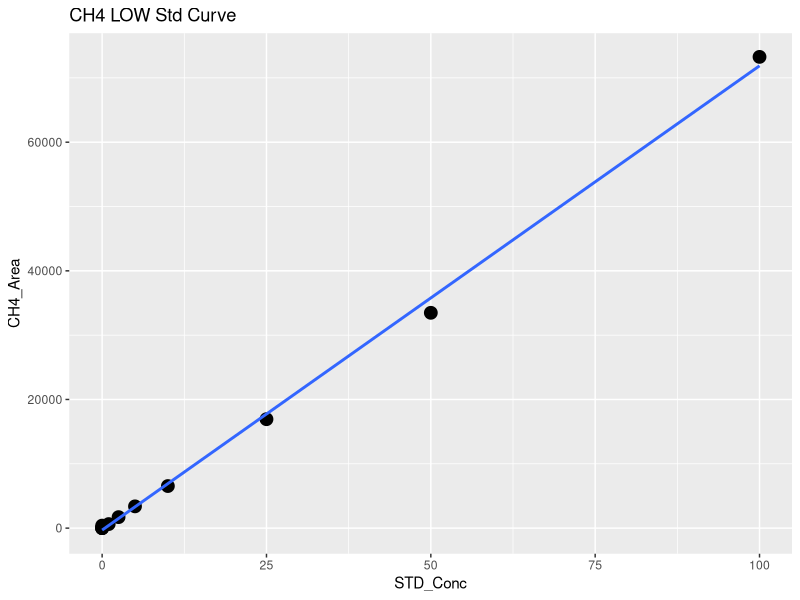
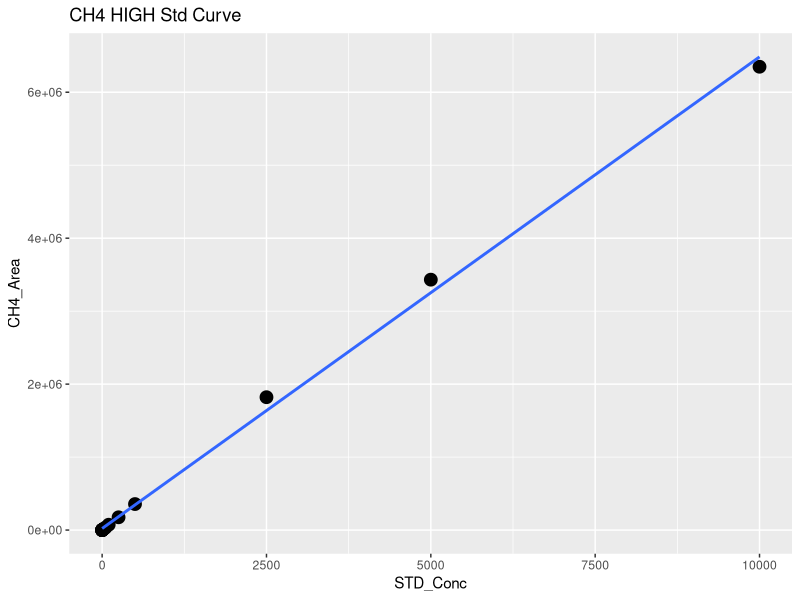
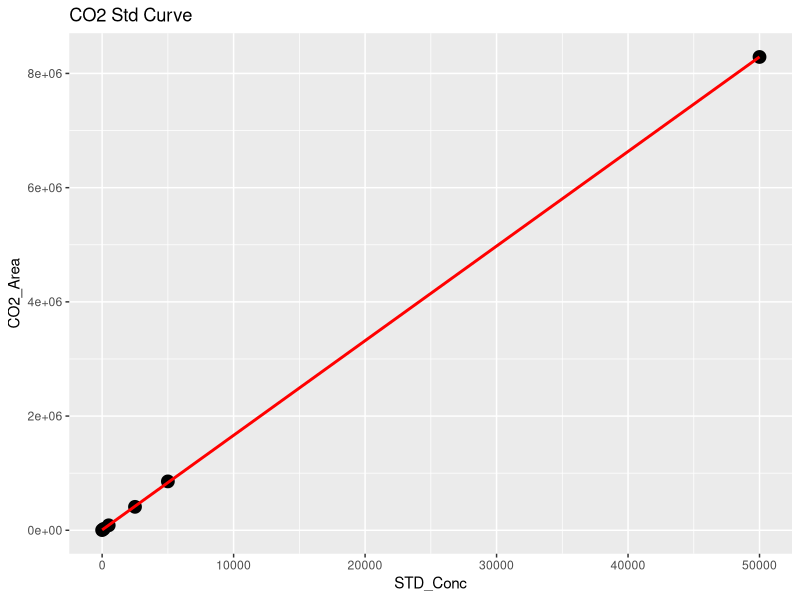
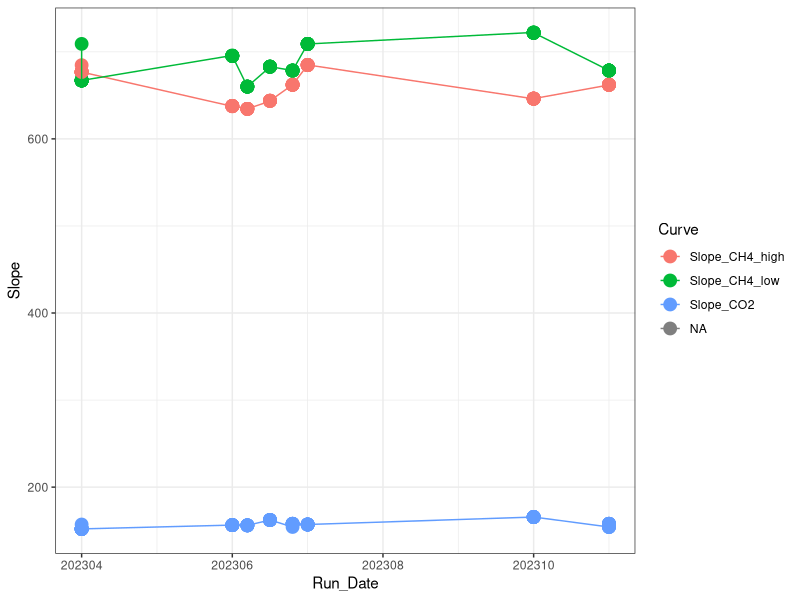

Source code (R) for these figures, in order: (Note: this script raises an error after producing the figures.)
## ---- chunk 1
library(dplyr)
library(ggplot2)
library(ggpubr)
library(stringr)
library(readxl)
## ---- chunk 2

#Read in  Data 
raw <- read.csv("2023 Raw Data/TEMPEST_TGW_202309-10.csv")
head(raw)

#pull out methane standards
stds_ch4 <-  raw %>%  
  filter(str_detect(Sample_Type, "STD_CH4"))
#head(stds_ch4)

#split into high curve and low curve for CH4
stds_ch4_low <- stds_ch4  %>%  
  filter(!STD_Conc > 100)

#Low curve for CH4
CH4_Low <- ggplot(stds_ch4_low, aes(STD_Conc, CH4_Area)) + geom_point(size=4) + 
  geom_smooth(method = "lm", se = FALSE) + labs(title="CH4 LOW Std Curve")
CH4_Low

CH4_Low_lm <- lm(stds_ch4_low$CH4_Area ~ stds_ch4_low$STD_Conc)
summary(CH4_Low_lm)
cf <- coef(CH4_Low_lm)

#create data frame with 1 rows and 0 columns
Slope_CH4_low <- data.frame(matrix(ncol = 0, nrow = 1))
Slope_CH4_low$Curve <- "Slope_CH4_low"
Slope_CH4_low$R2 <- summary(CH4_Low_lm)$adj.r.squared
Slope_CH4_low$Slope <- cf[2]
Slope_CH4_low$Intercept <- cf[1]
#head(Slope_CH4_low)

#High curve for CH4
CH4_High <- ggplot(stds_ch4, aes(STD_Conc, CH4_Area)) + geom_point(size=4) + 
  geom_smooth(method = "lm", se = FALSE) + labs(title="CH4 HIGH Std Curve")
CH4_High

stds_ch4_lm <- lm(stds_ch4$CH4_Area ~ stds_ch4$STD_Conc)
summary(stds_ch4_lm)
cf <- coef(stds_ch4_lm)

#create data frame with 1 rows and 0 columns
Slope_CH4_high <- data.frame(matrix(ncol = 0, nrow = 1))
Slope_CH4_high$Curve <- "Slope_CH4_high"
Slope_CH4_high$R2 <- summary(stds_ch4_lm)$adj.r.squared
Slope_CH4_high$Slope <- cf[2]
Slope_CH4_high$Intercept <- cf[1]
#head(Slope_CH4_high)

#pull out co2 standards
stds_co2 <-  raw %>%  
  filter(str_detect(Sample_Type, "STD_CO2"))
#head(stds_co2)

#CO2 Curve
CO2_stds <- ggplot(stds_co2, aes(STD_Conc, CO2_Area)) + geom_point(size=4) + 
  geom_smooth(method = "lm", se = FALSE, color="red") + labs(title="CO2 Std Curve")
CO2_stds

stds_co2_lm <- lm(stds_co2$CO2_Area ~ stds_co2$STD_Conc)
summary(stds_co2_lm)
cf <- coef(stds_co2_lm)

#create data frame with 1 rows and 0 columns
Slope_CO2 <- data.frame(matrix(ncol = 0, nrow = 1))
Slope_CO2$Curve <- "Slope_CO2"
Slope_CO2$R2 <- summary(stds_co2_lm)$adj.r.squared
Slope_CO2$Slope <- cf[2]
Slope_CO2$Intercept <- cf[1]
#head(Slope_CO2)

#pull all the slopes together into one dataframe 
Slopes <- rbind(Slope_CH4_low, Slope_CH4_high, Slope_CO2)
#head(Slopes)

Slopes$Run_Date <- c(202310, 202310, 202310)

log <- read.csv("2023 Raw Data/COMPASS_TEMPEST_Varian_TGAS_QAQC_2023.csv")
head(log)
log <- log[ ,-c(1)]
log <- rbind(log, Slopes)

Slopes_chk <- ggplot(log, aes(Run_Date, Slope, col=Curve)) + geom_point(size=4) + geom_line() + theme_bw()
Slopes_chk

write.csv(log, "2023 Raw Data/COMPASS_TEMPEST_Varian_TGAS_QAQC_2023.csv")
## ---- chunk 3
#head(raw)

#pull out methane standards
Samples <-  raw %>%  
  filter(!str_detect(Sample_Type, "STD_CH4")) %>%  
  filter(!str_detect(Sample_Type, "STD_CO2")) %>%  
  filter(!str_detect(Sample_Type, "Blank")) %>%  
  filter(!str_detect(Sample_Type, "Chk_STD")) %>%  
   filter(!str_detect(Sample_Type, "CHKSTD")) %>%
  filter(!str_detect(Sample_Type, "CHK_STD")) %>%
  filter(!str_detect(Sample_Type, "NA"))
#head(Samples)

#Now flag any areas that are above the 100ppm area for CH4
Samples$CH4_Curve <- ifelse(Samples$CH4_Area >71000, "High", "Low")
#head(Samples)

#Calculate CH4 concentrations in ppm
Samples$CH4_Conc_ppm <- ifelse(Samples$CH4_Area >71000, (Samples$CH4_Area-Slope_CH4_high$Intercept)/Slope_CH4_high$Slope,                                       (Samples$CH4_Area-Slope_CH4_low$Intercept)/Slope_CH4_low$Slope )

#Calculate CO2 concentrations in ppm 
Samples$CO2_Conc_ppm <- ((Samples$CO2_Area-Slope_CO2$Intercept)/Slope_CO2$Slope) 

#head(Samples)

##########make flags for any dilutions needed 
#highest CH4 standard = 10000
#highest CO2 standard = 50000

Samples$CH4_Flag <- ifelse(Samples$CH4_Conc_ppm >10000, "Needs Dilution", "Within Range")
Samples$CO2_Flag <- ifelse(Samples$CO2_Conc_ppm >50000, "Needs Dilution", "Within Range")
#head(Samples)

## ---- chunk 4

chks <-  raw %>%  
  filter(!str_detect(Sample_Type, "STD_CH4")) %>%  
  filter(!str_detect(Sample_Type, "STD_CO2")) %>%  
  filter(!str_detect(Sample_Type, "Blank")) %>%  
  filter(!str_detect(Sample_Type, "Unknown")) %>%  
  filter(!str_detect(Sample_Type, "NA"))
#head(chks)

#Calculate CH4 concentrations in ppm
chks$CH4_Conc_ppm <- ifelse(chks$CH4_Area >71000, 
                      (chks$CH4_Area-Slope_CH4_high$Intercept)/Slope_CH4_high$Slope,                                       (chks$CH4_Area-Slope_CH4_low$Intercept)/Slope_CH4_low$Slope )

#Calculate CO2 concentrations in ppm 
chks$CO2_Conc_ppm <- ((chks$CO2_Area-Slope_CO2$Intercept)/Slope_CO2$Slope)



#change this if check standard concentrations are different 
level_ch4 <- 5      #ppm
level_co2 <- 1000   #ppm

#calculate percent difference of check standards 
chks$Ch4_diff <- ((chks$CH4_Conc_ppm - level_ch4)/((chks$CH4_Conc_ppm + level_ch4)/2)) * 100
chks$CH4_diff_flag <-  ifelse(chks$Ch4_diff <10, 'YES', 'NO, rerun')

chks$CO2_diff <- ((chks$CO2_Conc_ppm - level_co2)/((chks$CO2_Conc_ppm + level_co2)/2)) * 100
chks$CO2_diff_flag <-  ifelse(chks$CO2_diff <10, 'YES', 'NO, rerun')

#now plot the Ch4 concentrations and the CO2 concentrations vs. the expected concentration 
#then also make the color the percent difference between the expected and observed concentration 

ch4_chk <-  ggplot(data = chks, aes(x = Sample_ID, y = CH4_Conc_ppm, fill=CH4_diff_flag)) +
       geom_bar(stat = 'identity') + 
        scale_fill_manual(values=c( "darkgrey","darkgreen"))+
        theme_classic() + labs(x= " ", y="Percent Difference  (%)", title="Check Stds: CH4") + 
        theme(legend.position="bottom") +  geom_hline(yintercept=level_ch4, linetype="dashed", 
                color = "black", size=1)


co2_chk <-  ggplot(data = chks, aes(x = Sample_ID, y = CO2_Conc_ppm, fill=CO2_diff_flag)) +
       geom_bar(stat = 'identity') + 
        scale_fill_manual(values=c("darkgreen", "darkgrey"))+
        theme_classic() + labs(x= " ", y="Percent Difference  (%)", title="Check Stds: CO2") + 
        theme(legend.position="bottom") +  geom_hline(yintercept=level_co2, linetype="dashed", 
                color = "black", size=1)

ggarrange(ch4_chk, co2_chk, nrow=1, ncol=2)


## ---- chunk 5

#multiply the concentration by the dilution factor
Samples$CH4_Conc_ppm_dilcorr <- (Samples$CH4_Conc_ppm * Samples$Dilution_Factor)

Samples$CO2_Conc_ppm_dilcorr <- (Samples$CO2_Conc_ppm * Samples$Dilution_Factor)

#check results
#head(Samples)

#quick first look at the samples 
ch4_samples <-  ggplot(data = Samples, aes(x = Sample_ID, y = CH4_Conc_ppm, fill=CH4_Flag)) +
       geom_bar(stat = 'identity') + 
        scale_fill_manual(values=c("red", "darkgreen"))+
        theme_classic() + labs(x= " ", y="CH4 (ppm)", title="CH4: Green = Within Range") + 
        theme(legend.position="none") 


co2_samples <-  ggplot(data = Samples, aes(x = Sample_ID, y = CO2_Conc_ppm, fill=CO2_Flag)) +
       geom_bar(stat = 'identity') + 
        scale_fill_manual(values=c("darkgreen","red"))+
        theme_classic() + labs(x= " ", y="CO2 (ppm)", title="CO2: Green = Within Range") + 
        theme(legend.position="none") 

ggarrange(ch4_samples, co2_samples, nrow=1, ncol=2)


## ---- chunk 6

# Convert ppm CH4 to total umol CH4 in the sample headspace
# use Ideal Gas Law:  
#   hdsp umol CH4 = ppm CH4*(PV/RT) 
#      P = 1 (pressure in atm)
#      R = 0.082 (gas constant)
#      V = 0.015 (gas syringe volume in L)
#      T = "TempC" column value in Kelvin (equilibration temperature)

#set the volume used for the sample
volume = 0.02  #in Liters (samples are 20mL so 0.02mL )
TempC <-  25 #I am assuming 25C not sure how we want to handle this
IdealGas <- 0.08206

#Calculate CH4 concentrations in ppm
Samples$CH4_Conc_umol <- ifelse(Samples$G_W == "W",
                    ((Samples$CH4_Conc_ppm_dilcorr*((1*volume)/(0.08206*(TempC+273.15))))/(volume)),
                    (Samples$CH4_Conc_ppm_dilcorr*((1*volume)/(0.08206*(TempC+273.15)))))
Samples$CO2_Conc_umol <- ifelse(Samples$G_W == "W",
                    ((Samples$CO2_Conc_ppm_dilcorr*((1*volume)/(0.08206*(TempC+273.15))))/(volume)),
                    (Samples$CO2_Conc_ppm_dilcorr*((1*volume)/(0.08206*(TempC+273.15)))))

Samples$CH4_Conc_nmol <- Samples$CH4_Conc_umol * 1000
Samples$CO2_Conc_nmol <- Samples$CO2_Conc_umol * 1000

#quick first look at the samples 
ch4_samples1 <-  ggplot(data = Samples, aes(x = Sample_ID, y = CH4_Conc_nmol, fill=G_W)) +
       geom_bar(stat = 'identity') + 
        scale_fill_manual(values=c("darkgrey","purple", "darkblue"))+ 
        theme_classic() + labs(x= " ", y="CH4 (uM)", title="CH4: Blue = PW Sample") + 
        theme(legend.position="none") 


co2_samples1 <-  ggplot(data = Samples, aes(x = Sample_ID, y = CO2_Conc_nmol, fill=G_W)) +
       geom_bar(stat = 'identity') + 
        scale_fill_manual(values=c("darkgrey","purple", "darkblue"))+
        theme_classic() + labs(x= " ", y="CO2 (uM)", title="CO2: Blue = PW Sample") + 
        theme(legend.position="none") 

ggarrange(ch4_samples1, co2_samples1, nrow=1, ncol=2)

## ---- chunk 7
#check results
#head(Samples)

#pull out what we need 
Samples1 <- Samples[ ,c(1:3,6:17,21:22, 26:29)]
#head(Samples1)


write.csv(Samples1, "2023 Processed Data/COMPASS_TEMPEST_TGW_202309_10_Processed.csv")
